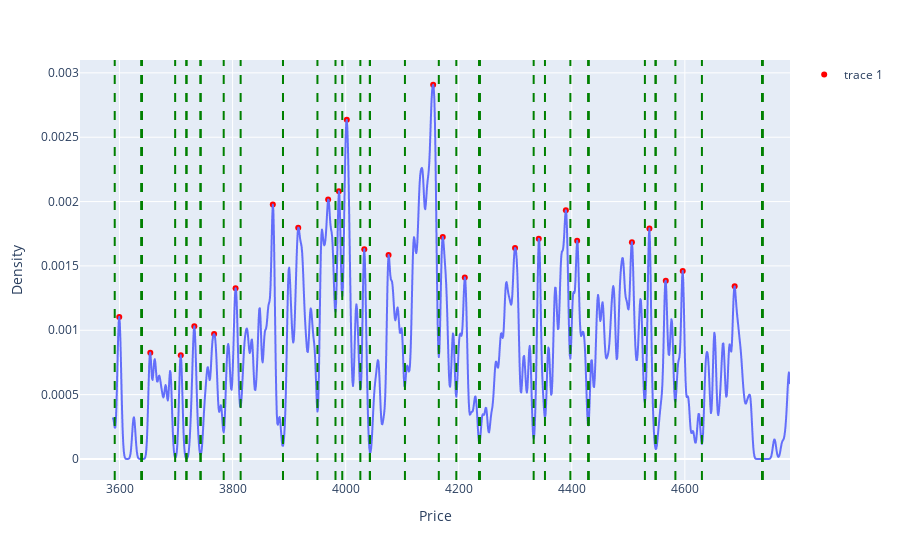

The notebook cell this image was saved under:
### Code cell
# Find peaks in KDE curve
peaks, properties = signal.find_peaks(y, prominence=prominence*(y.max()-y.min()))

# Plot peaks and their properties
fig = px.line(x=x, y=y, labels={"x": "Price", "y": "Density"})
fig.add_scatter(x=x[peaks], y=y[peaks], mode="markers", marker_color="red")
for i in range(len(peaks)):
    fig.add_vline(x=x[int(properties["left_bases"][i])], line_dash="dash", line_color="green")
    fig.add_vline(x=x[int(properties["right_bases"][i])], line_dash="dash", line_color="green")
    #fig.add_hline(y=properties["prominences"][i], line_dash="dash", line_color="blue")
fig.show()

### Figure 1 — Plotly figure (JSON) as saved in the notebook; plotly's stock layout.template omitted (floating-point values rounded to 4 significant figures; data arrays with more than 128 entries replaced by an {"elided": "..."} marker saying what was removed)
{"data": [{"hovertemplate": "Price=%{x}<br>Density=%{y}<extra></extra>", "legendgroup": "", "line": {"color": "#636efa", "dash": "solid"}, "marker": {"symbol": "circle"}, "mode": "lines", "name": "", "showlegend": false, "type": "scattergl", "x": {"elided": "1200 float values"}, "xaxis": "x", "y": {"elided": "1200 float values"}, "yaxis": "y"}, {"marker": {"color": "red"}, "mode": "markers", "type": "scatter", "x": [3599.0, 3654.0, 3708.0, 3732.0, 3767.0, 3805.0, 3871.0, 3916.0, 3969.0, 3988.0, 4002.0, 4033.0, 4076.0, 4155.0, 4172.0, 4211.0, 4300.0, 4342.0, 4389.0, 4409.0, 4506.0, 4537.0, 4566.0, 4596.0, 4688.0], "y": [0.001103, 0.000826, 0.0008064, 0.001032, 0.0009702, 0.001327, 0.001976, 0.001798, 0.002016, 0.00208, 0.002635, 0.001631, 0.001585, 0.002908, 0.001724, 0.00141, 0.00164, 0.001711, 0.001932, 0.001696, 0.001685, 0.001791, 0.001386, 0.001461, 0.001342]}], "layout": {"legend": {"tracegroupgap": 0}, "margin": {"t": 60}, "shapes": [{"line": {"color": "green", "dash": "dash"}, "type": "line", "x0": 3591.0, "x1": 3591.0, "xref": "x", "y0": 0, "y1": 1, "yref": "y domain"}, {"line": {"color": "green", "dash": "dash"}, "type": "line", "x0": 3639.0, "x1": 3639.0, "xref": "x", "y0": 0, "y1": 1, "yref": "y domain"}, {"line": {"color": "green", "dash": "dash"}, "type": "line", "x0": 3639.0, "x1": 3639.0, "xref": "x", "y0": 0, "y1": 1, "yref": "y domain"}, {"line": {"color": "green", "dash": "dash"}, "type": "line", "x0": 3718.0, "x1": 3718.0, "xref": "x", "y0": 0, "y1": 1, "yref": "y domain"}, {"line": {"color": "green", "dash": "dash"}, "type": "line", "x0": 3698.0, "x1": 3698.0, "xref": "x", "y0": 0, "y1": 1, "yref": "y domain"}, {"line": {"color": "green", "dash": "dash"}, "type": "line", "x0": 3718.0, "x1": 3718.0, "xref": "x", "y0": 0, "y1": 1, "yref": "y domain"}, {"line": {"color": "green", "dash": "dash"}, "type": "line", "x0": 3639.0, "x1": 3639.0, "xref": "x", "y0": 0, "y1": 1, "yref": "y domain"}, {"line": {"color": "green", "dash": "dash"}, "type": "line", "x0": 3743.0, "x1": 3743.0, "xref": "x", "y0": 0, "y1": 1, "yref": "y domain"}, {"line": {"color": "green", "dash": "dash"}, "type": "line", "x0": 3743.0, "x1": 3743.0, "xref": "x", "y0": 0, "y1": 1, "yref": "y domain"}, {"line": {"color": "green", "dash": "dash"}, "type": "line", "x0": 3784.0, "x1": 3784.0, "xref": "x", "y0": 0, "y1": 1, "yref": "y domain"}, {"line": {"color": "green", "dash": "dash"}, "type": "line", "x0": 3639.0, "x1": 3639.0, "xref": "x", "y0": 0, "y1": 1, "yref": "y domain"}, {"line": {"color": "green", "dash": "dash"}, "type": "line", "x0": 3814.0, "x1": 3814.0, "xref": "x", "y0": 0, "y1": 1, "yref": "y domain"}, {"line": {"color": "green", "dash": "dash"}, "type": "line", "x0": 3639.0, "x1": 3639.0, "xref": "x", "y0": 0, "y1": 1, "yref": "y domain"}, {"line": {"color": "green", "dash": "dash"}, "type": "line", "x0": 3889.0, "x1": 3889.0, "xref": "x", "y0": 0, "y1": 1, "yref": "y domain"}, {"line": {"color": "green", "dash": "dash"}, "type": "line", "x0": 3889.0, "x1": 3889.0, "xref": "x", "y0": 0, "y1": 1, "yref": "y domain"}, {"line": {"color": "green", "dash": "dash"}, "type": "line", "x0": 3950.0, "x1": 3950.0, "xref": "x", "y0": 0, "y1": 1, "yref": "y domain"}, {"line": {"color": "green", "dash": "dash"}, "type": "line", "x0": 3639.0, "x1": 3639.0, "xref": "x", "y0": 0, "y1": 1, "yref": "y domain"}, {"line": {"color": "green", "dash": "dash"}, "type": "line", "x0": 3982.0, "x1": 3982.0, "xref": "x", "y0": 0, "y1": 1, "yref": "y domain"}, {"line": {"color": "green", "dash": "dash"}, "type": "line", "x0": 3639.0, "x1": 3639.0, "xref": "x", "y0": 0, "y1": 1, "yref": "y domain"}, {"line": {"color": "green", "dash": "dash"}, "type": "line", "x0": 3994.0, "x1": 3994.0, "xref": "x", "y0": 0, "y1": 1, "yref": "y domain"}, {"line": {"color": "green", "dash": "dash"}, "type": "line", "x0": 3639.0, "x1": 3639.0, "xref": "x", "y0": 0, "y1": 1, "yref": "y domain"}, {"line": {"color": "green", "dash": "dash"}, "type": "line", "x0": 4043.0, "x1": 4043.0, "xref": "x", "y0": 0, "y1": 1, "yref": "y domain"}, {"line": {"color": "green", "dash": "dash"}, "type": "line", "x0": 4026.0, "x1": 4026.0, "xref": "x", "y0": 0, "y1": 1, "yref": "y domain"}, {"line": {"color": "green", "dash": "dash"}, "type": "line", "x0": 4043.0, "x1": 4043.0, "xref": "x", "y0": 0, "y1": 1, "yref": "y domain"}, {"line": {"color": "green", "dash": "dash"}, "type": "line", "x0": 4043.0, "x1": 4043.0, "xref": "x", "y0": 0, "y1": 1, "yref": "y domain"}, {"line": {"color": "green", "dash": "dash"}, "type": "line", "x0": 4105.0, "x1": 4105.0, "xref": "x", "y0": 0, "y1": 1, "yref": "y domain"}, {"line": {"color": "green", "dash": "dash"}, "type": "line", "x0": 3639.0, "x1": 3639.0, "xref": "x", "y0": 0, "y1": 1, "yref": "y domain"}, {"line": {"color": "green", "dash": "dash"}, "type": "line", "x0": 4737.0, "x1": 4737.0, "xref": "x", "y0": 0, "y1": 1, "yref": "y domain"}, {"line": {"color": "green", "dash": "dash"}, "type": "line", "x0": 4165.0, "x1": 4165.0, "xref": "x", "y0": 0, "y1": 1, "yref": "y domain"}, {"line": {"color": "green", "dash": "dash"}, "type": "line", "x0": 4237.0, "x1": 4237.0, "xref": "x", "y0": 0, "y1": 1, "yref": "y domain"}, {"line": {"color": "green", "dash": "dash"}, "type": "line", "x0": 4196.0, "x1": 4196.0, "xref": "x", "y0": 0, "y1": 1, "yref": "y domain"}, {"line": {"color": "green", "dash": "dash"}, "type": "line", "x0": 4237.0, "x1": 4237.0, "xref": "x", "y0": 0, "y1": 1, "yref": "y domain"}, {"line": {"color": "green", "dash": "dash"}, "type": "line", "x0": 4237.0, "x1": 4237.0, "xref": "x", "y0": 0, "y1": 1, "yref": "y domain"}, {"line": {"color": "green", "dash": "dash"}, "type": "line", "x0": 4333.0, "x1": 4333.0, "xref": "x", "y0": 0, "y1": 1, "yref": "y domain"}, {"line": {"color": "green", "dash": "dash"}, "type": "line", "x0": 4237.0, "x1": 4237.0, "xref": "x", "y0": 0, "y1": 1, "yref": "y domain"}, {"line": {"color": "green", "dash": "dash"}, "type": "line", "x0": 4353.0, "x1": 4353.0, "xref": "x", "y0": 0, "y1": 1, "yref": "y domain"}, {"line": {"color": "green", "dash": "dash"}, "type": "line", "x0": 4237.0, "x1": 4237.0, "xref": "x", "y0": 0, "y1": 1, "yref": "y domain"}, {"line": {"color": "green", "dash": "dash"}, "type": "line", "x0": 4737.0, "x1": 4737.0, "xref": "x", "y0": 0, "y1": 1, "yref": "y domain"}, {"line": {"color": "green", "dash": "dash"}, "type": "line", "x0": 4397.0, "x1": 4397.0, "xref": "x", "y0": 0, "y1": 1, "yref": "y domain"}, {"line": {"color": "green", "dash": "dash"}, "type": "line", "x0": 4429.0, "x1": 4429.0, "xref": "x", "y0": 0, "y1": 1, "yref": "y domain"}, {"line": {"color": "green", "dash": "dash"}, "type": "line", "x0": 4429.0, "x1": 4429.0, "xref": "x", "y0": 0, "y1": 1, "yref": "y domain"}, {"line": {"color": "green", "dash": "dash"}, "type": "line", "x0": 4529.0, "x1": 4529.0, "xref": "x", "y0": 0, "y1": 1, "yref": "y domain"}, {"line": {"color": "green", "dash": "dash"}, "type": "line", "x0": 4429.0, "x1": 4429.0, "xref": "x", "y0": 0, "y1": 1, "yref": "y domain"}, {"line": {"color": "green", "dash": "dash"}, "type": "line", "x0": 4737.0, "x1": 4737.0, "xref": "x", "y0": 0, "y1": 1, "yref": "y domain"}, {"line": {"color": "green", "dash": "dash"}, "type": "line", "x0": 4548.0, "x1": 4548.0, "xref": "x", "y0": 0, "y1": 1, "yref": "y domain"}, {"line": {"color": "green", "dash": "dash"}, "type": "line", "x0": 4583.0, "x1": 4583.0, "xref": "x", "y0": 0, "y1": 1, "yref": "y domain"}, {"line": {"color": "green", "dash": "dash"}, "type": "line", "x0": 4548.0, "x1": 4548.0, "xref": "x", "y0": 0, "y1": 1, "yref": "y domain"}, {"line": {"color": "green", "dash": "dash"}, "type": "line", "x0": 4737.0, "x1": 4737.0, "xref": "x", "y0": 0, "y1": 1, "yref": "y domain"}, {"line": {"color": "green", "dash": "dash"}, "type": "line", "x0": 4630.0, "x1": 4630.0, "xref": "x", "y0": 0, "y1": 1, "yref": "y domain"}, {"line": {"color": "green", "dash": "dash"}, "type": "line", "x0": 4737.0, "x1": 4737.0, "xref": "x", "y0": 0, "y1": 1, "yref": "y domain"}], "xaxis": {"anchor": "y", "domain": [0, 1], "title": {"text": "Price"}}, "yaxis": {"anchor": "x", "domain": [0, 1], "title": {"text": "Density"}}}}
